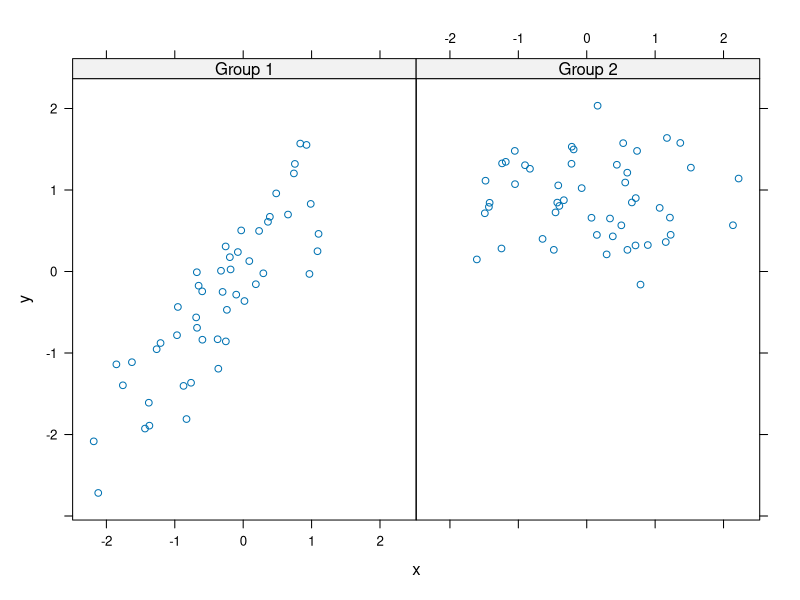

R code for this plot: (Note: this script raises an error after producing the figure.)
library(lattice)

set.seed(10)
x <- rnorm(100)
f <- rep(0:1, each = 50)

y <- x + f - f* x + rnorm(100, sd = 0.5)

f <- factor(f, labels = c("Group 1", "Group 2"))

xyplot(y ~ x | f, layout = c(2,1))
## Doesn't work as you cannot later add features to the xyplot
fit <- lm(y ~ x)
abline(fit)

## Custom panel function

xyplot(y ~ x | f, panel = function(x,y,...){
    panel.xyplot(x,y,...)
    panel.abline(lm(y~x), lty = 2, col = "red", lwd = 2)
    })

## linear model line
xyplot(y ~ x | f, panel = function(x,y,...){
    panel.xyplot(x, y)
    panel.abline(h = median(y), lty = 2, col = "red", lwd = 2)
})

## add regression line
xyplot(y ~ x | f, panel = function(x,y,...){
    panel.xyplot(x, y)
    panel.lmline(x,y, lty = 2, col = "red", lwd = 2)
})